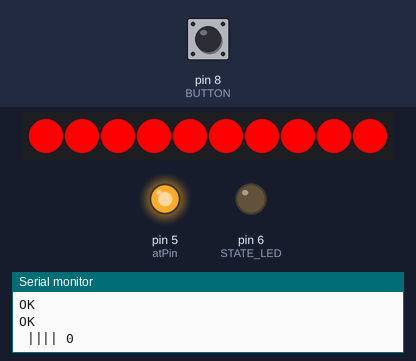
Simulated run of this program. Board: Arduino Uno, built with avr-gcc and run on an emulated ATmega328P. On the bench: 10 RGB LEDs in strip order, left to right, output pins drawn as LEDs (lit = HIGH), the last lines printed to the serial monitor. Inputs (shaded band) come from the test bench; at power-on: pin 8 (BUTTON) LOW. Dim RGB values are drawn brighter than linear; the modem accepts every AT command (registered, SIM ready, sends succeed) and sends nothing else; pins used as bus, display or sensor lines are not drawn.

Above: at 3.0 s.
At 8.0 s:
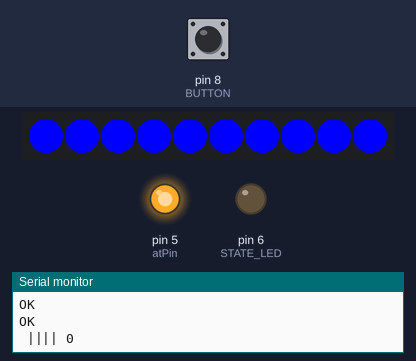
9.5 s: pin 8 (BUTTON) pulled HIGH for 0.15 s
At 9.8 s:
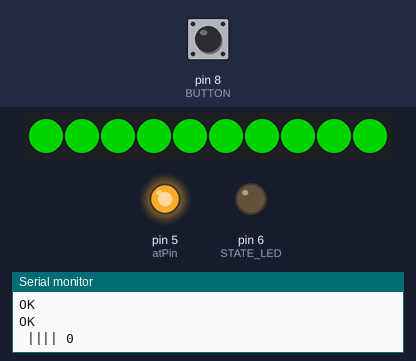
At 11.9 s:
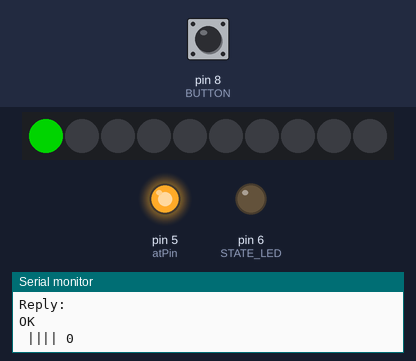
Timing chart, 0 to 13.4 s (numbered marks = the images above; inputs shaded):
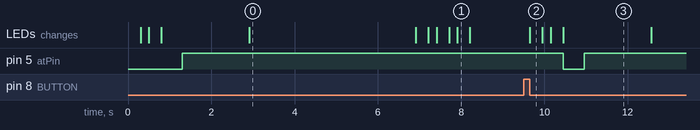

The program:

main.cpp
```cpp
#include <Arduino.h>

#include <ObdReader.h>
#include "FastLED.h"

#define MAX_RPM 7000

#define GREEN CRGB::Green
#define RED CRGB::Red
#define BLUE CRGB::Blue
#define ORANGE CRGB(255, 100, 0)

#define STATE_LED 6
#define BUTTON 8
#define LONG_PRESS_DELAY 3000

void drawRpm(int);
void drawInitProgress(uint8_t);
void onBluetoothProgressCallback(uint8_t progress) {
  drawInitProgress(progress);
}

bool bluetoothInitOk = false;

uint8_t ledBrightness = 255;

long lastDebounceTime = 0;  // the last time the output pin was toggled
long debounceDelay = 50;    // the debounce time
long btnHighTime = 0;
bool buttonState = false;
bool longPressTriggered = false;
long lastRpmTime = 0;
long rpmDelay = 100; // read one each 100ms

int rpmErrorCount = 0;

ObdReader reader((obd_reader_conf_t){
  .rxPin = 2,
  .txPin = 3,
  .powerPin = 4,
  .atPin = 5,
  .slave_mac_addr = "FF:FF:FF:FF:FF:FF",
  .password = "1234",
  .progressCallback = onBluetoothProgressCallback
});

// Define the array of leds
#define NUM_LEDS 10
CRGB leds[NUM_LEDS];

void toggleLedBrightness() {
  ledBrightness = ledBrightness == 255 ? 10 : 255;
  FastLED.setBrightness(ledBrightness);
  FastLED.show();
}

void stop() {
  FastLED.showColor(BLUE);
  delay(300);FastLED.clear(true);delay(200);
  FastLED.showColor(BLUE);
  delay(300);FastLED.clear(true);delay(200);
  FastLED.showColor(BLUE);
  delay(300);
  FastLED.clear(true);
  digitalWrite(STATE_LED, LOW);
  reader.stop();
  bluetoothInitOk = false;
  rpmErrorCount = 0;
}

void start() {
  FastLED.showColor(GREEN);
  delay(300);FastLED.clear(true);delay(200);
  FastLED.showColor(GREEN);
  delay(300);FastLED.clear(true);
  bluetoothInitOk = reader.setup();
  if(!bluetoothInitOk) {
    FastLED.showColor(RED);
    delay(4000);
    FastLED.clear(true);
    stop();
  }
  else
    digitalWrite(STATE_LED, HIGH);
}


void setup()
{
  pinMode(STATE_LED, OUTPUT);
  digitalWrite(STATE_LED, LOW);
  Serial.begin(9600);
  FastLED.addLeds<WS2801, RBG>(leds, NUM_LEDS);
  FastLED.setBrightness(ledBrightness);
  start();
}


void handleBtnState() {
  // read button state
  uint8_t reading = digitalRead(BUTTON);
  if (reading != buttonState && !lastDebounceTime) {
    // reset the debouncing timer
    lastDebounceTime = millis();
  }
  if (lastDebounceTime && (millis() - lastDebounceTime) > debounceDelay) {
    bool previousState = buttonState;
    buttonState = reading;
    // count how long the button is pressed
    if(!previousState && buttonState) btnHighTime = millis();
    if(buttonState && btnHighTime) {
      long pressDelay = millis() - btnHighTime;
      // long press
      if(pressDelay > LONG_PRESS_DELAY) {
        btnHighTime = 0;
        longPressTriggered = true;
        if(bluetoothInitOk) stop();
        else start();
      }
    }
    // short press
    else if(!longPressTriggered && previousState && !buttonState){
      if(bluetoothInitOk) toggleLedBrightness();
      else start();
    }
    if(!buttonState) {
      lastDebounceTime = 0;
      longPressTriggered = false;
    }
  }
}

void loop()
{
  handleBtnState();
  if(!bluetoothInitOk) return;

  // update RPM
  if(millis() - lastRpmTime >= rpmDelay) {
    lastRpmTime = millis();
    int rpm = reader.getRpm();
    if(rpm) drawRpm(rpm);
    else {
      if(++rpmErrorCount > 4) stop();
    }
  }
}

void drawRpm(int rpm) {
  uint8_t NUMBER_GREEN = 4, NUMBER_ORANGE = 3;
  uint8_t oThreshold = NUMBER_GREEN, rThreshold = NUMBER_GREEN + NUMBER_ORANGE;
  uint8_t ledToDisplay = map(rpm, 0, MAX_RPM, 0, NUM_LEDS);
  FastLED.clear(true);
  for(int i = 0; i < ledToDisplay; i++) {
    if(i >= rThreshold) leds[i] = RED;
    else if(i >= oThreshold) leds[i] = ORANGE;
    else leds[i] = GREEN;
  }
  FastLED.show();
}

void drawInitProgress(uint8_t percent) {
  uint8_t ledToDisplay = map(percent, 0, 100, 0, NUM_LEDS);
  Serial.println(percent);
  FastLED.clear(true);
  for(int i = 0; i < ledToDisplay; i++) {
    leds[i] = GREEN;
  }
  FastLED.show();
}
```

Measured:
- after the input at 9.5 s, pin 5 (atPin): HIGH → LOW after 0.95 s, → HIGH 0.50 s later; the LEDs: change after 0.15 s (image 2)
- what the display in image 0 shows lasts 4.0 s, from 2.9 s to 6.9 s
